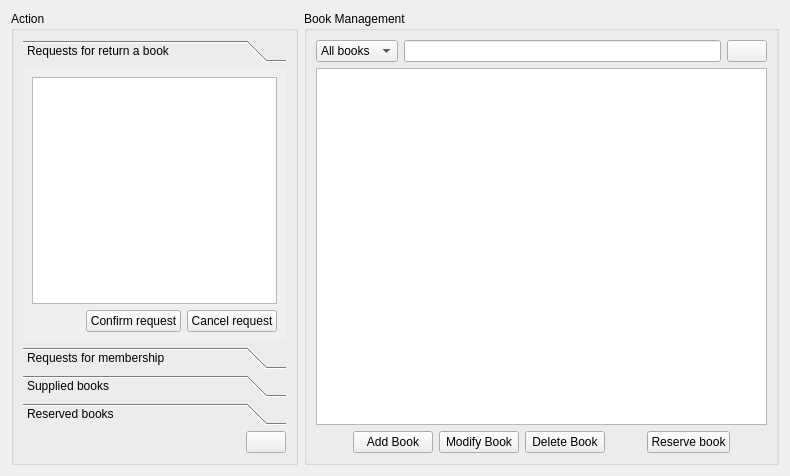
<?xml version="1.0" encoding="UTF-8"?>
<ui version="4.0">
 <class>LibraryWorker</class>
 <widget class="QWidget" name="LibraryWorker">
  <property name="geometry">
   <rect>
    <x>0</x>
    <y>0</y>
    <width>790</width>
    <height>476</height>
   </rect>
  </property>
  <property name="windowTitle">
   <string>Form</string>
  </property>
  <property name="autoFillBackground">
   <bool>true</bool>
  </property>
  <layout class="QHBoxLayout" name="horizontalLayout_7">
   <item>
    <widget class="QGroupBox" name="groupBox_2">
     <property name="title">
      <string>Action</string>
     </property>
     <layout class="QVBoxLayout" name="verticalLayout_3">
      <item>
       <widget class="QToolBox" name="toolBox">
        <property name="currentIndex">
         <number>0</number>
        </property>
        <widget class="QWidget" name="page">
         <property name="geometry">
          <rect>
           <x>0</x>
           <y>0</y>
           <width>249</width>
           <height>281</height>
          </rect>
         </property>
         <attribute name="label">
          <string>Requests for return a book</string>
         </attribute>
         <layout class="QVBoxLayout" name="verticalLayout_5">
          <item>
           <widget class="QTableView" name="tableView_requests_for_return_book">
            <property name="editTriggers">
             <set>QAbstractItemView::AnyKeyPressed|QAbstractItemView::EditKeyPressed</set>
            </property>
           </widget>
          </item>
          <item>
           <layout class="QHBoxLayout" name="horizontalLayout_6">
            <item>
             <spacer name="horizontalSpacer_4">
              <property name="orientation">
               <enum>Qt::Horizontal</enum>
              </property>
              <property name="sizeHint" stdset="0">
               <size>
                <width>40</width>
                <height>20</height>
               </size>
              </property>
             </spacer>
            </item>
            <item>
             <widget class="QPushButton" name="pushButton_confirm_book_return">
              <property name="toolTip">
               <string>Select an object first</string>
              </property>
              <property name="text">
               <string>Confirm request</string>
              </property>
              <property name="icon">
               <iconset resource="../src.qrc">
                <normaloff>:/images/confirm.png</normaloff>:/images/confirm.png</iconset>
              </property>
              <property name="iconSize">
               <size>
                <width>20</width>
                <height>20</height>
               </size>
              </property>
             </widget>
            </item>
            <item>
             <widget class="QPushButton" name="pushButton_cancel_book_return">
              <property name="statusTip">
               <string>Select an object in advance</string>
              </property>
              <property name="text">
               <string>Cancel request</string>
              </property>
              <property name="icon">
               <iconset resource="../src.qrc">
                <normaloff>:/images/cancel.jpg</normaloff>:/images/cancel.jpg</iconset>
              </property>
              <property name="iconSize">
               <size>
                <width>20</width>
                <height>20</height>
               </size>
              </property>
             </widget>
            </item>
           </layout>
          </item>
         </layout>
        </widget>
        <widget class="QWidget" name="page_2">
         <property name="geometry">
          <rect>
           <x>0</x>
           <y>0</y>
           <width>244</width>
           <height>281</height>
          </rect>
         </property>
         <attribute name="label">
          <string>Requests for membership</string>
         </attribute>
         <layout class="QVBoxLayout" name="verticalLayout_2">
          <item>
           <widget class="QTableView" name="tableView_membership">
            <property name="editTriggers">
             <set>QAbstractItemView::AnyKeyPressed|QAbstractItemView::EditKeyPressed</set>
            </property>
           </widget>
          </item>
          <item>
           <layout class="QHBoxLayout" name="horizontalLayout_3">
            <item>
             <spacer name="horizontalSpacer">
              <property name="orientation">
               <enum>Qt::Horizontal</enum>
              </property>
              <property name="sizeHint" stdset="0">
               <size>
                <width>40</width>
                <height>20</height>
               </size>
              </property>
             </spacer>
            </item>
            <item>
             <widget class="QPushButton" name="pushButton_confirm_membership">
              <property name="text">
               <string>Confirm Membership</string>
              </property>
              <property name="icon">
               <iconset resource="../src.qrc">
                <normaloff>:/images/confirm2.png</normaloff>:/images/confirm2.png</iconset>
              </property>
              <property name="iconSize">
               <size>
                <width>20</width>
                <height>20</height>
               </size>
              </property>
             </widget>
            </item>
           </layout>
          </item>
         </layout>
        </widget>
        <widget class="QWidget" name="page_3">
         <property name="geometry">
          <rect>
           <x>0</x>
           <y>0</y>
           <width>244</width>
           <height>281</height>
          </rect>
         </property>
         <attribute name="label">
          <string>Supplied books</string>
         </attribute>
         <layout class="QVBoxLayout" name="verticalLayout_4">
          <item>
           <widget class="QTableView" name="tableView_supplied_books">
            <property name="enabled">
             <bool>true</bool>
            </property>
            <property name="editTriggers">
             <set>QAbstractItemView::AnyKeyPressed|QAbstractItemView::EditKeyPressed</set>
            </property>
           </widget>
          </item>
          <item>
           <layout class="QHBoxLayout" name="horizontalLayout_5">
            <item>
             <spacer name="horizontalSpacer_5">
              <property name="orientation">
               <enum>Qt::Horizontal</enum>
              </property>
              <property name="sizeHint" stdset="0">
               <size>
                <width>40</width>
                <height>20</height>
               </size>
              </property>
             </spacer>
            </item>
            <item>
             <widget class="QPushButton" name="pushButton_receive_book">
              <property name="text">
               <string>Receive book</string>
              </property>
              <property name="icon">
               <iconset resource="../src.qrc">
                <normaloff>:/images/receive.png</normaloff>:/images/receive.png</iconset>
              </property>
              <property name="iconSize">
               <size>
                <width>20</width>
                <height>20</height>
               </size>
              </property>
             </widget>
            </item>
           </layout>
          </item>
         </layout>
        </widget>
        <widget class="QWidget" name="page_4">
         <property name="geometry">
          <rect>
           <x>0</x>
           <y>0</y>
           <width>244</width>
           <height>281</height>
          </rect>
         </property>
         <attribute name="label">
          <string>Reserved books</string>
         </attribute>
         <layout class="QVBoxLayout" name="verticalLayout_10">
          <item>
           <widget class="QTableView" name="tableView_reserved_books">
            <property name="enabled">
             <bool>true</bool>
            </property>
            <property name="editTriggers">
             <set>QAbstractItemView::AnyKeyPressed|QAbstractItemView::EditKeyPressed</set>
            </property>
           </widget>
          </item>
          <item>
           <layout class="QHBoxLayout" name="horizontalLayout_10">
            <item>
             <spacer name="horizontalSpacer_10">
              <property name="orientation">
               <enum>Qt::Horizontal</enum>
              </property>
              <property name="sizeHint" stdset="0">
               <size>
                <width>40</width>
                <height>20</height>
               </size>
              </property>
             </spacer>
            </item>
            <item>
             <widget class="QPushButton" name="pushButton_cancel_reservation">
              <property name="text">
               <string>Cancel reservation</string>
              </property>
              <property name="icon">
               <iconset resource="../src.qrc">
                <normaloff>:/images/cancel.jpg</normaloff>:/images/cancel.jpg</iconset>
              </property>
              <property name="iconSize">
               <size>
                <width>20</width>
                <height>20</height>
               </size>
              </property>
             </widget>
            </item>
           </layout>
          </item>
         </layout>
        </widget>
       </widget>
      </item>
      <item>
       <layout class="QHBoxLayout" name="horizontalLayout_4">
        <item>
         <spacer name="horizontalSpacer_6">
          <property name="orientation">
           <enum>Qt::Horizontal</enum>
          </property>
          <property name="sizeHint" stdset="0">
           <size>
            <width>40</width>
            <height>20</height>
           </size>
          </property>
         </spacer>
        </item>
        <item>
         <widget class="QPushButton" name="pushButton_refresh">
          <property name="toolTip">
           <string>Refresh</string>
          </property>
          <property name="text">
           <string/>
          </property>
          <property name="icon">
           <iconset resource="../src.qrc">
            <normaloff>:/images/refresh.png</normaloff>:/images/refresh.png</iconset>
          </property>
          <property name="iconSize">
           <size>
            <width>20</width>
            <height>20</height>
           </size>
          </property>
         </widget>
        </item>
       </layout>
      </item>
     </layout>
    </widget>
   </item>
   <item>
    <widget class="QGroupBox" name="groupBox">
     <property name="title">
      <string>Book Management</string>
     </property>
     <layout class="QVBoxLayout" name="verticalLayout">
      <item>
       <layout class="QHBoxLayout" name="horizontalLayout">
        <item>
         <widget class="QComboBox" name="comboBox_2">
          <property name="currentText">
           <string>All books</string>
          </property>
          <item>
           <property name="text">
            <string>All books</string>
           </property>
          </item>
          <item>
           <property name="text">
            <string>Title</string>
           </property>
          </item>
          <item>
           <property name="text">
            <string>Author</string>
           </property>
          </item>
          <item>
           <property name="text">
            <string>Publisher</string>
           </property>
          </item>
          <item>
           <property name="text">
            <string>Year</string>
           </property>
          </item>
          <item>
           <property name="text">
            <string>ISBN</string>
           </property>
          </item>
         </widget>
        </item>
        <item>
         <widget class="QLineEdit" name="lineEdit_search_book"/>
        </item>
        <item>
         <widget class="QPushButton" name="pushButton_search_book">
          <property name="text">
           <string/>
          </property>
          <property name="icon">
           <iconset resource="../src.qrc">
            <normaloff>:/images/search-icon.png</normaloff>:/images/search-icon.png</iconset>
          </property>
          <property name="iconSize">
           <size>
            <width>21</width>
            <height>21</height>
           </size>
          </property>
         </widget>
        </item>
       </layout>
      </item>
      <item>
       <widget class="QTableView" name="tableView_books">
        <property name="editTriggers">
         <set>QAbstractItemView::EditKeyPressed</set>
        </property>
        <property name="selectionMode">
         <enum>QAbstractItemView::SingleSelection</enum>
        </property>
        <property name="selectionBehavior">
         <enum>QAbstractItemView::SelectRows</enum>
        </property>
        <property name="showGrid">
         <bool>true</bool>
        </property>
        <property name="gridStyle">
         <enum>Qt::SolidLine</enum>
        </property>
        <property name="cornerButtonEnabled">
         <bool>false</bool>
        </property>
       </widget>
      </item>
      <item>
       <layout class="QHBoxLayout" name="horizontalLayout_2" stretch="0,0,0,0,0,0,0">
        <item>
         <spacer name="horizontalSpacer_2">
          <property name="orientation">
           <enum>Qt::Horizontal</enum>
          </property>
          <property name="sizeHint" stdset="0">
           <size>
            <width>40</width>
            <height>20</height>
           </size>
          </property>
         </spacer>
        </item>
        <item>
         <widget class="QPushButton" name="pushButton_add_book">
          <property name="sizePolicy">
           <sizepolicy hsizetype="Fixed" vsizetype="Fixed">
            <horstretch>0</horstretch>
            <verstretch>0</verstretch>
           </sizepolicy>
          </property>
          <property name="toolTip">
           <string>Add new book record to the system</string>
          </property>
          <property name="text">
           <string>Add Book</string>
          </property>
          <property name="icon">
           <iconset resource="../src.qrc">
            <normaloff>:/images/addbook.png</normaloff>:/images/addbook.png</iconset>
          </property>
          <property name="iconSize">
           <size>
            <width>20</width>
            <height>20</height>
           </size>
          </property>
         </widget>
        </item>
        <item>
         <widget class="QPushButton" name="pushButton_modify_book">
          <property name="sizePolicy">
           <sizepolicy hsizetype="Fixed" vsizetype="Preferred">
            <horstretch>0</horstretch>
            <verstretch>0</verstretch>
           </sizepolicy>
          </property>
          <property name="toolTip">
           <string>Edit selected book information</string>
          </property>
          <property name="statusTip">
           <string>Select a line to modify first</string>
          </property>
          <property name="text">
           <string>Modify Book</string>
          </property>
          <property name="icon">
           <iconset resource="../src.qrc">
            <normaloff>:/images/modify.png</normaloff>:/images/modify.png</iconset>
          </property>
          <property name="iconSize">
           <size>
            <width>20</width>
            <height>20</height>
           </size>
          </property>
         </widget>
        </item>
        <item>
         <widget class="QPushButton" name="pushButton_delete_book">
          <property name="sizePolicy">
           <sizepolicy hsizetype="Fixed" vsizetype="Fixed">
            <horstretch>0</horstretch>
            <verstretch>0</verstretch>
           </sizepolicy>
          </property>
          <property name="toolTip">
           <string>Delete selected book record and all its information from the system</string>
          </property>
          <property name="statusTip">
           <string>Select a line to delete first.</string>
          </property>
          <property name="text">
           <string>Delete Book</string>
          </property>
          <property name="icon">
           <iconset resource="../src.qrc">
            <normaloff>:/images/deletebook-icon.png</normaloff>:/images/deletebook-icon.png</iconset>
          </property>
          <property name="iconSize">
           <size>
            <width>20</width>
            <height>20</height>
           </size>
          </property>
          <property name="shortcut">
           <string>Return</string>
          </property>
         </widget>
        </item>
        <item>
         <spacer name="horizontalSpacer_7">
          <property name="orientation">
           <enum>Qt::Horizontal</enum>
          </property>
          <property name="sizeHint" stdset="0">
           <size>
            <width>40</width>
            <height>20</height>
           </size>
          </property>
         </spacer>
        </item>
        <item>
         <widget class="QPushButton" name="pushButton_reserve_book">
          <property name="sizePolicy">
           <sizepolicy hsizetype="Preferred" vsizetype="Fixed">
            <horstretch>0</horstretch>
            <verstretch>0</verstretch>
           </sizepolicy>
          </property>
          <property name="focusPolicy">
           <enum>Qt::StrongFocus</enum>
          </property>
          <property name="toolTip">
           <string>Reserve book</string>
          </property>
          <property name="statusTip">
           <string>select book to reserve</string>
          </property>
          <property name="text">
           <string>Reserve book</string>
          </property>
          <property name="icon">
           <iconset resource="../src.qrc">
            <normaloff>:/images/add.png</normaloff>:/images/add.png</iconset>
          </property>
          <property name="iconSize">
           <size>
            <width>20</width>
            <height>20</height>
           </size>
          </property>
         </widget>
        </item>
        <item>
         <spacer name="horizontalSpacer_3">
          <property name="orientation">
           <enum>Qt::Horizontal</enum>
          </property>
          <property name="sizeHint" stdset="0">
           <size>
            <width>40</width>
            <height>20</height>
           </size>
          </property>
         </spacer>
        </item>
       </layout>
      </item>
     </layout>
    </widget>
   </item>
  </layout>
 </widget>
 <resources>
  <include location="../src.qrc"/>
 </resources>
 <connections/>
</ui>
